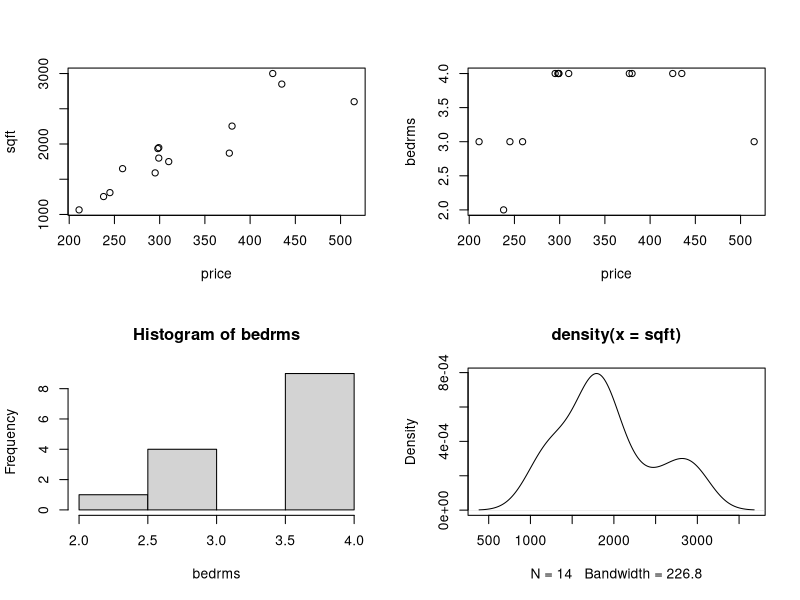
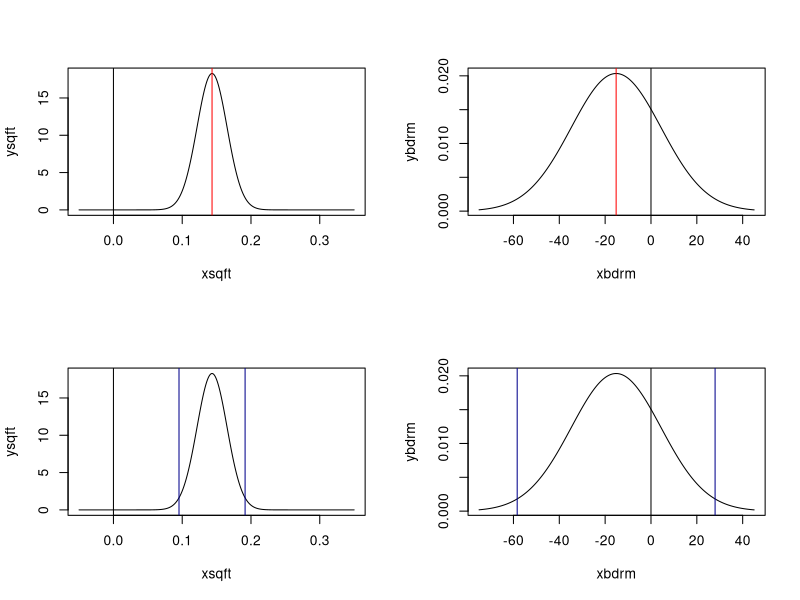
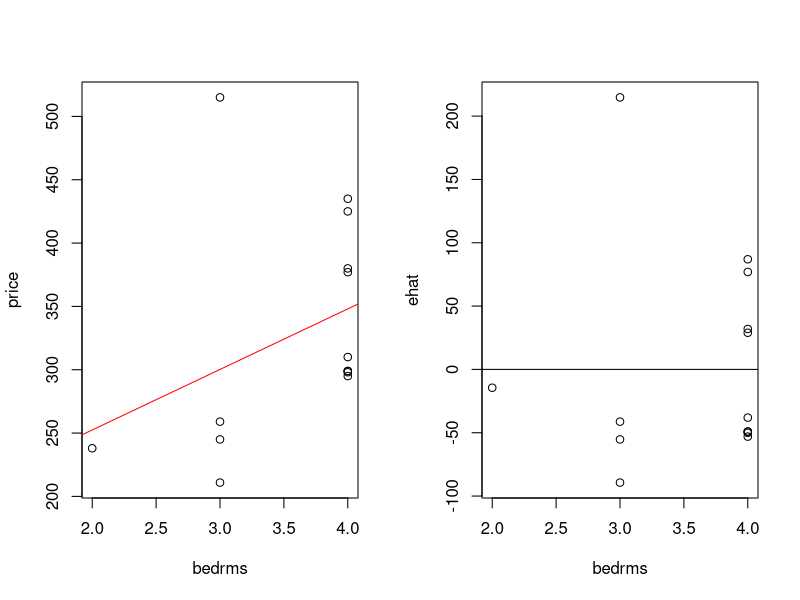
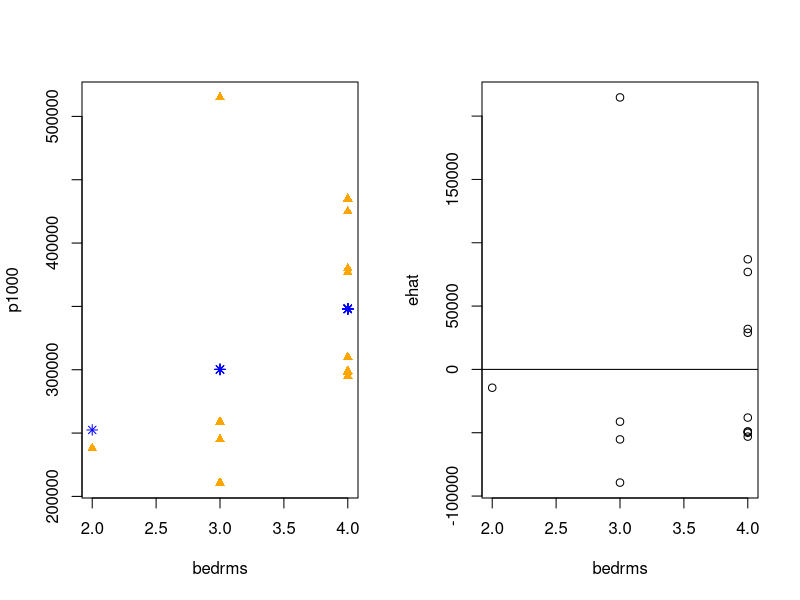

Recreate these plots in R, in order.
#Reading in the data
hd <- read.csv("house.csv",header=T)
str(hd)

#Naming the variables
price <- hd$PRICE
sqft <- hd$SQFT
baths <- hd$BATHS
bedrms <- hd$BEDRMS

#Examining summary statistics of each
summary(price)
summary(sqft)
summary(baths)
summary(bedrms)

#Checking to make sure the variable values make sense
mean(price)
sd(price)
mean(sqft)
sd(sqft)
mean(baths)
sd(baths)
mean(bedrms)
sd(bedrms)

#Creating plots comparing variables
par(mfrow=c(2,2))
plot(price,sqft)
plot(price,bedrms)
hist(bedrms)
plot(density(sqft))

#Regressing two variables to examine coefficients & significance
reg <- lm(price~sqft+bedrms)
summary(reg)

#recording values of the coefficients
sqftm <- 0.14338
sqftsd <- 0.02183
bdrmm <- -15.20168
bdrmsd <- 19.61185

#making density plots of the coefficients
xsqft <- seq(-0.05, 0.35, length=1000)
ysqft <- dnorm(xsqft, mean=sqftm, sd=sqftsd)
plot(xsqft, ysqft, type="l", lwd=1)
abline(v=sqftm,col="red")
abline(v=0)

xbdrm <- seq(-75, 45, length=1000)
ybdrm <- dnorm(xbdrm, mean=bdrmm, sd=bdrmsd)
plot(xbdrm, ybdrm, type="l", lwd=1)
abline(v=bdrmm,col="red")
abline(v=0)

#Generating t-test value for sqft different than zero
tsqft <- sqftm/sqftsd
#testing to see if bedrooms is different than 10
tbdrm <- (bdrmm-10)/bdrmsd

#finding values of 95% two-tailed test
sqftl <- sqftm-2.201*sqftsd
sqfth <- sqftm+2.201*sqftsd
bdrml <- bdrmm-2.201*bdrmsd
bdrmh <- bdrmm+2.201*bdrmsd

#Checking values with confint
confint(reg,level=0.95)

#Creating plots of confidence intervals
xsqft <- seq(-0.05, 0.35, length=1000)
ysqft <- dnorm(xsqft, mean=sqftm, sd=sqftsd)
plot(xsqft, ysqft, type="l", lwd=1)
abline(v=sqftl,col="darkblue")
abline(v=sqfth,col="darkblue")
abline(v=0)

xbdrm <- seq(-75, 45, length=1000)
ybdrm <- dnorm(xbdrm, mean=bdrmm, sd=bdrmsd)
plot(xbdrm, ybdrm, type="l", lwd=1)
abline(v=bdrml,col="darkblue")
abline(v=bdrmh,col="darkblue")
abline(v=0)

#Regressing bedrooms on price to see the effect of adding one bedroom will have on price
reg <- lm(price~bedrms)
summary(reg)

#Plotting bedrooms against price, both scatter plot and regression line
par(mfrow=c(1,2))
plot(bedrms, price)
abline(reg, col="red")
ehat <- reg$resid
plot(bedrms, ehat)
abline(h=0)

#Generating a new variable so price is in dollars instead of thousands of dollars
p1000 <- price*1000
reg <- lm(p1000~bedrms)
summary(reg)

#Plotting the fitted values and the residuals
par(mfrow=c(1,2))
yhat <- reg$fitted
plot(bedrms, p1000, col="orange", pch = 17)
points(bedrms, yhat, col="blue", pch = 8)
ehat <- reg$resid
plot(bedrms, ehat)
abline(h=0)
summary(reg)
